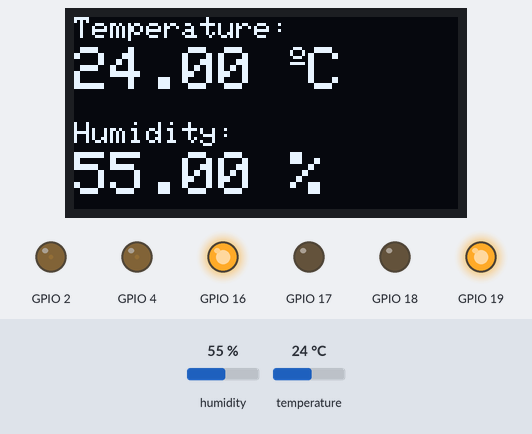
A program run on a simulated ESP32. Shown: 128×64 one-colour display, output pins drawn as LEDs (lit = HIGH). Inputs (shaded band) come from the test bench; at power-on: humidity 55 %, temperature 24 °C. The display library's start-up logo is not drawn; what the program prints to the serial monitor is not drawn.

Above: at 1.3 s.
1.4 s: humidity set to 22 %
At 3.1 s:
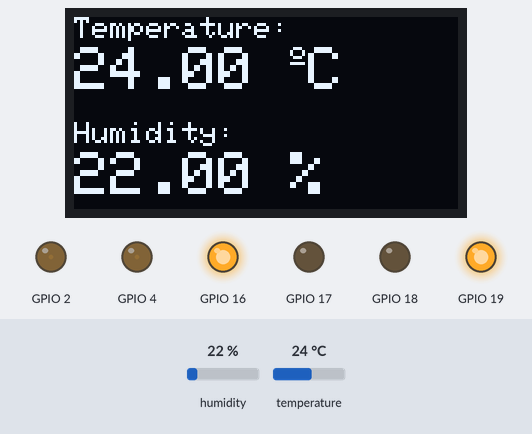
4.2 s: temperature set to 12 °C
At 5.0 s:
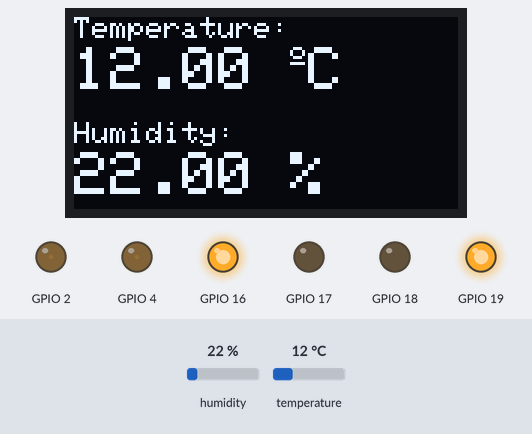
7.0 s: humidity set to 40 %
At 9.7 s:
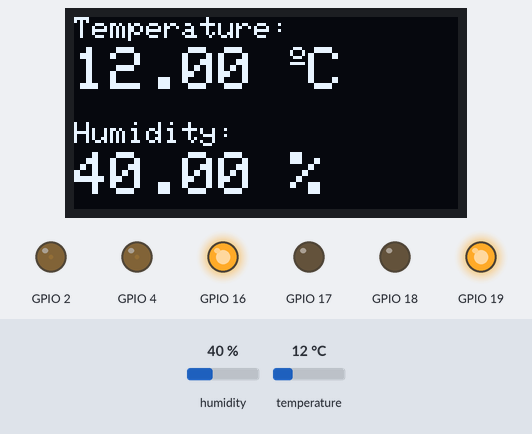
10.0 s: temperature set to 19 °C
At 11.8 s:
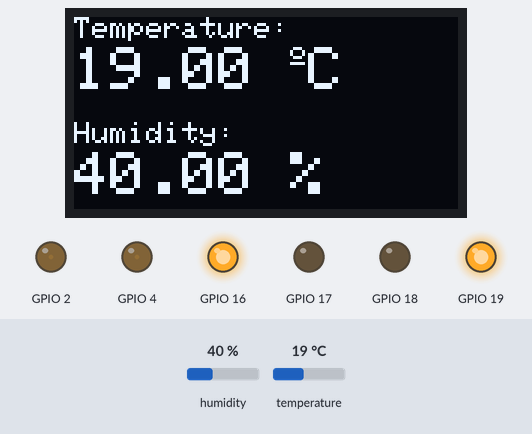
Timing chart, 0 to 13.3 s (numbered marks = the images above; inputs shaded):
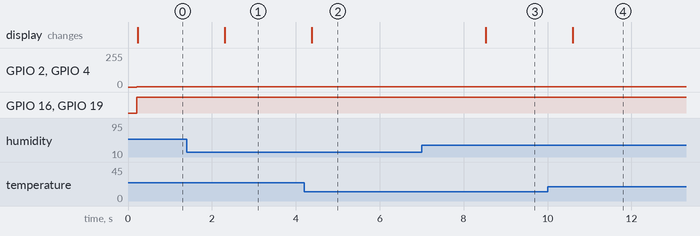

Measured:
- after the input at 1.4 s, the display: changes after 0.91 s (image 1)
- after the input at 4.2 s, the display: changes after 0.18 s (image 2)
- after the input at 7.0 s, the display: changes after 1.5 s (image 3)
- after the input at 10.0 s, the display: changes after 0.61 s (image 4)

The program:

main.cpp
```cpp
#include <Wire.h>
#include "DHT.h"
#include <Adafruit_GFX.h>
#include <Adafruit_SSD1306.h>
#include "Motor.h"


Adafruit_SSD1306 display = Adafruit_SSD1306(128, 64, &Wire, -1);
unsigned long delayTime;
//OLED: SCL -- D22, SDA -- D21
// Uncomment one of the lines below for whatever DHT sensor type you're using!
#define DHTTYPE DHT11 // DHT 11
//#define DHTTYPE DHT21 // DHT 21 (AM2301)
//#define DHTTYPE DHT22 // DHT 22 (AM2302), AM2321
//DHT Sensor;
uint8_t DHTPin = 27;
DHT dht(DHTPin, DHTTYPE);
hw_timer_t *timer = NULL;
int interruptCounter = 0;

float Temperature;
float Humidity;
float Temp_Fahrenheit;

void IRAM_ATTR TimerEvent()
{
    Serial.println(interruptCounter++);
    if (interruptCounter > 5)
    {
        interruptCounter = 1;
    }
}

void setup() {
    Serial.begin(115200);

    pinMode(DHTPin, INPUT);//定义DHT11输入
    dht.begin();
    // by default, we'll generate the high voltage from the 3.3v line internally! (neat!)
    display.begin(SSD1306_SWITCHCAPVCC, 0x3C);  // initialize with the I2C addr 0x3C (for the 128x64)
    Motor_Init();
    // init done
    display.display();
    delay(100);
    display.clearDisplay();
    display.display();
    display.setTextSize(1.75);
    display.setTextColor(WHITE);


        //	函数名称：timerBegin()
    //	函数功能：Timer初始化，分别有三个参数
    //	函数输入：1. 定时器编号（0到3，对应全部4个硬件定时器）
    //			 2. 预分频器数值（ESP32计数器基频为80M，80分频单位是微秒）
    //			 3. 计数器向上（true）或向下（false）计数的标志
    //	函数返回：一个指向 hw_timer_t 结构类型的指针
    timer = timerBegin(0, 80, true);

    //	函数名称：timerAttachInterrupt()
    //	函数功能：绑定定时器的中断处理函数，分别有三个参数
    //	函数输入：1. 指向已初始化定时器的指针（本例子：timer）
    //			 2. 中断服务函数的函数指针
    //			 3. 表示中断触发类型是边沿（true）还是电平（false）的标志
    //	函数返回：无
 //   timerAttachInterrupt(timer, &TimerEvent, true);

    //	函数名称：timerAlarmWrite()
    //	函数功能：指定触发定时器中断的计数器值，分别有三个参数
    //	函数输入：1. 指向已初始化定时器的指针（本例子：timer）
    //			 2. 第二个参数是触发中断的计数器值（1000000 us -> 1s）
    //			 3. 定时器在产生中断时是否重新加载的标志
    //	函数返回：无
    timerAlarmWrite(timer, 1000000, true);
    timerAlarmEnable(timer); //	使能定时器

}
void loop() {

//    PWM_SetDuty(200 * interruptCounter, 200 * interruptCounter);

    Humidity = dht.readHumidity();
    // Read temperature as Celsius (the default)
    Temperature = dht.readTemperature();
    // Read temperature as Fahrenheit (isFahrenheit = true)
    Temp_Fahrenheit= dht.readTemperature(true);

    if (Humidity > 50 || Temperature >=25){
        Motor_Control(10, 10);//通过调节占空比调整风扇速度，目前是灯亮度
        Serial.print("Motor running!\n");
    }

    // Check if any reads failed and exit early (to try again).
    if (isnan(Humidity) || isnan(Temperature) || isnan(Temp_Fahrenheit)) {
    Serial.println(F("Failed to read from DHT sensor!"));
    return;
    }

    Serial.print(F("Humidity: "));
    Serial.print(Humidity);
    Serial.print(F("%  Temperature: "));
    Serial.print(Temperature);
    Serial.print(F("°C "));
    Serial.print(Temp_Fahrenheit);
    Serial.println(F("°F "));

    display.setCursor(0,0);
    display.clearDisplay();

    display.setTextSize(1);
    display.setCursor(0,0);
    display.print("Temperature: ");
    display.setTextSize(2);
    display.setCursor(0,10);
    display.print(Temperature);
    display.print(" ");
    display.setTextSize(1);
    display.cp437(true);
    display.write(167);
    display.setTextSize(2);
    display.print("C");

    // display humidity
    display.setTextSize(1);
    display.setCursor(0, 35);
    display.print("Humidity: ");
    display.setTextSize(2);
    display.setCursor(0, 45);
    display.print(Humidity);
    display.print(" %");

    display.display();
    delay(1000);

}
```
